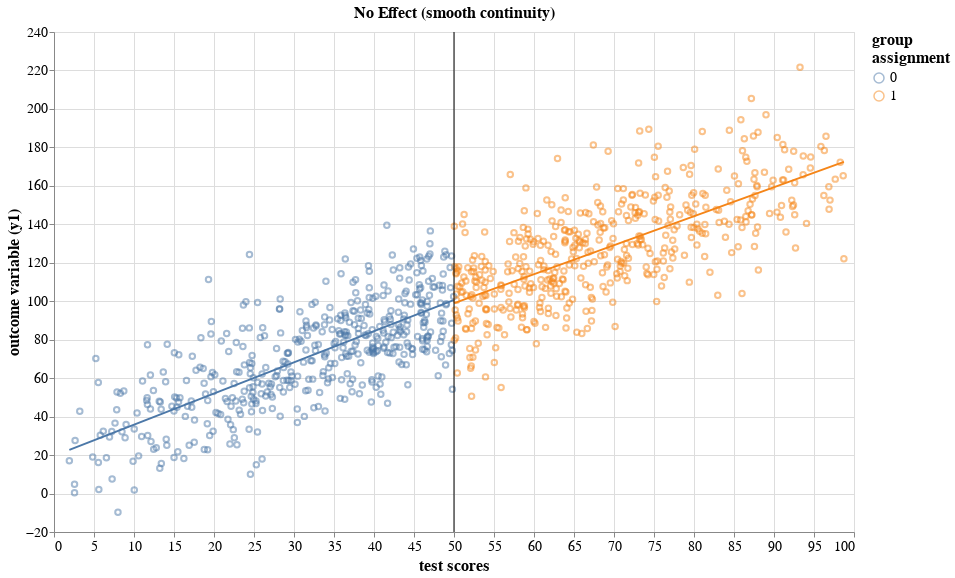

This figure's notebook cell:
### Markdown cell above
### Create plot showing null model with no effect

### Code cell
chart = alt.Chart(
    test_scores,
    title="No Effect (smooth continuity)"
).mark_point(opacity=.5).encode(
    x = alt.X("score:Q", title = "test scores"),
    y = alt.Y("y1:Q", title = 'outcome variable (y1)'),
    color = alt.Color("D:N",title = ["group","assignment"]),
    tooltip = [
        alt.Tooltip("score:Q", format='.2f'),
        alt.Tooltip("y1:Q", title='outcome var', format='.2f'),
    ]
).properties(width=800, height=500)

# Add regression line for each group
sep_lines = chart + chart.transform_regression("score", "y1", groupby=['D']).mark_line(size=2)

# Add vertrical line
vert_df = pd.DataFrame({
        'x' : [50],
    })
vert = alt.Chart(vert_df).mark_rule(color='black').encode(
    x = 'x:Q',
)

# Add line for all data
# sep_lines + chart.transform_regression("score", "y1").mark_line(size=2, color='black')

final = alt.layer(sep_lines, vert)

# Format plot
final.configure_title(
    fontSize=16,
).configure_axis(
    titleFontSize=16,
    labelFontSize=14
).configure_legend(
    titleFontSize=16,
    labelFontSize=14
)

### Figure 1 — Vega-Lite specification as saved in the notebook (floating-point values rounded to 4 significant figures; data arrays with more than 128 entries replaced by an {"elided": "..."} marker saying what was removed)
{"config": {"view": {"continuousWidth": 400, "continuousHeight": 300}, "axis": {"labelFontSize": 14, "titleFontSize": 16}, "legend": {"labelFontSize": 14, "titleFontSize": 16}, "title": {"fontSize": 16}}, "layer": [{"layer": [{"mark": {"type": "point", "opacity": 0.5}, "encoding": {"color": {"type": "nominal", "field": "D", "title": ["group", "assignment"]}, "tooltip": [{"type": "quantitative", "field": "score", "format": ".2f"}, {"type": "quantitative", "field": "y1", "format": ".2f", "title": "outcome var"}], "x": {"type": "quantitative", "field": "score", "title": "test scores"}, "y": {"type": "quantitative", "field": "y1", "title": "outcome variable (y1)"}}, "height": 500, "title": "No Effect (smooth continuity)", "width": 800}, {"mark": {"type": "line", "size": 2}, "encoding": {"color": {"type": "nominal", "field": "D", "title": ["group", "assignment"]}, "tooltip": [{"type": "quantitative", "field": "score", "format": ".2f"}, {"type": "quantitative", "field": "y1", "format": ".2f", "title": "outcome var"}], "x": {"type": "quantitative", "field": "score", "title": "test scores"}, "y": {"type": "quantitative", "field": "y1", "title": "outcome variable (y1)"}}, "height": 500, "title": "No Effect (smooth continuity)", "transform": [{"on": "score", "regression": "y1", "groupby": ["D"]}], "width": 800}], "data": {"name": "data-deaf26b05a036189325e5669e755cc53"}}, {"data": {"name": "data-32e7088c39eccda2511c088fc6795087"}, "mark": {"type": "rule", "color": "black"}, "encoding": {"x": {"type": "quantitative", "field": "x"}}}], "$schema": "https://vega.github.io/schema/vega-lite/v4.8.1.json", "datasets": {"data-deaf26b05a036189325e5669e755cc53": {"elided": "937 records"}, "data-32e7088c39eccda2511c088fc6795087": [{"x": 50}]}}
